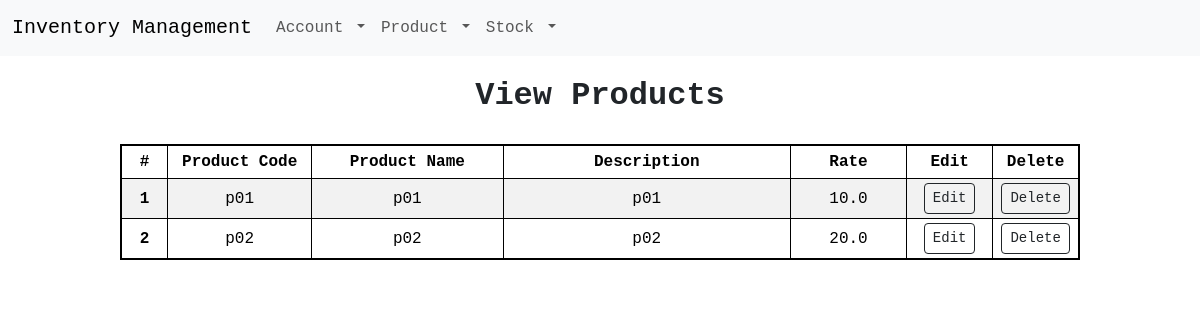
Before: /view-product (signed in) with the older database file.
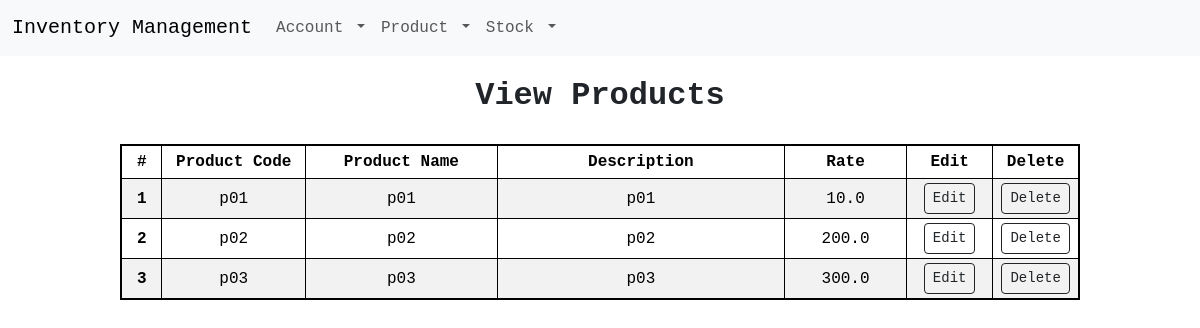
After: the same page with the newer database file.
### app/models.py (models this page shows)
class Product(db.Model):
    id = db.Column(db.Integer, primary_key=True)
    productCode = db.Column(db.String(250), unique=True, nullable=False)
    productName = db.Column(db.String(250), nullable=False)
    description = db.Column(db.String(250), nullable=False)
    rate = db.Column(db.Float, nullable=False)

### app/views.py (the view)
@app.route("/view-product", methods=["GET", "POST"])
@login_required
def viewProduct():
    products = db.session.query(models.Product).all()
    if current_user.username == "admin":
        return render_template("view_product.html", products=products,
                               admin=True)
    else:
        return render_template("view_product.html", products=products,
                               admin=False)

### app/views.py (called while the page is built)
@login_manager.user_loader
def loader_user(user_id):
    return models.Users.query.get(user_id)

### app/templates/view_product.html
{% extends 'base.html' %}
{% block content %}
<div class="head-text">View Products</div>
    <table class="table table-striped table-bordered table-hover table-sm">
        <thead>
        <tr>
            <th scope="col">#</th>
            <th scope="col" width="15%">Product Code</th>
            <th scope="col" width="20%">Product Name</th>
            <th scope="col" width="30%">Description</th>
            <th scope="col">Rate</th>
            <th scope="col" width="9%">Edit</th>
            <th scope="col" width="9%">Delete</th>
        </tr>
        </thead>
        <tbody>
        {% for product in products %}
            <tr>
            <th scope="row">{{ loop.index }}</th>
            <td>{{ product.productCode }}</td>
            <td>{{ product.productName }}</td>
            <td>{{ product.description }}</td>
            <td>{{ product.rate }}</td>
            {% if admin %}
            <td><a class="btn btn-outline-dark btn-sm" href ="/edit-product/{{ product.id }}">Edit</a></td>
            <td><a class="btn btn-outline-dark btn-sm" href ="/delete-product/{{ product.id }}">Delete</a></td>
            {% else %}
            <td><a class="btn btn-outline-dark btn-sm disabled" href ="/">Edit</a></td>
            <td><a class="btn btn-outline-dark btn-sm disabled" href ="/">Delete</a></td>
            {% endif %}
            </tr>
        {% endfor %}
        </tbody>
    </table>
{% endblock %}

Changed rows visible on the page:
changed Product (number 2 of 3 on the later page): rate "20.0" → "200.0"
added Product: productCode "p03", productName "p03", description "p03", rate "300.0"
